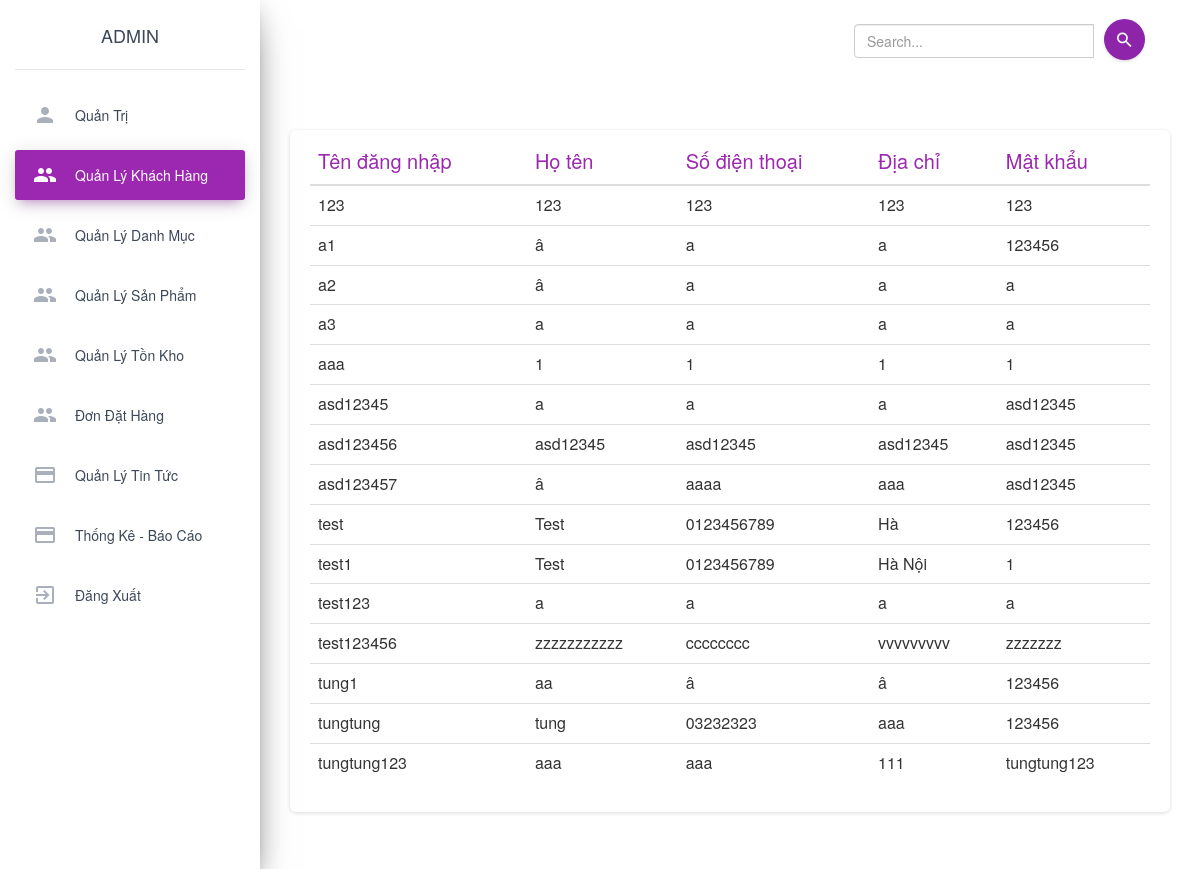
/admin/index.php?page=guess (signed in), run on the app's committed database.
### tables this page shows
CREATE TABLE `account` (
  `username` char(50) NOT NULL,
  `password` text NOT NULL,
  `name` text NOT NULL,
  `phone` text NOT NULL,
  `address` text NOT NULL,
  `type` int(11) NOT NULL
);

### admin/guess/index.php (the view, shortened to what this page needs)
<?php
  function user_rows($user_name, $pass, $name, $phone, $address){
    echo "<tr>
            <td>
              $user_name
            </td>
            <td>
              $name
            </td>
            <td>
              $phone
            </td>
            <td>
              $address
            </td>
            <td>
              $pass
            </td>
          </tr>";
  }
?>
<div class="table-responsive">
  <table class="table table-hover">
    <thead class="text-primary">
      <th style="font-size: 15pt">
        Tên đăng nhập
      </th>
      <th style="font-size: 15pt">
        Họ tên
      </th>
      <th style="font-size: 15pt">
        Số điện thoại
      </th>
      <th style="font-size: 15pt">
        Địa chỉ
      </th>
      <th style="font-size: 15pt">
        Mật khẩu
      </th>
    </thead>
    <tbody>
      <?php
        $sql =  "select * from account where type = 1";
        $query = $conn -> query($sql);
        while ($row = $query-> fetch_array()) {
          $username = $row['username'];
          $password = $row['password'];
          $name = $row['name'];
          $phone = $row['phone'];
          $address = $row['address'];
          user_rows($username, $password, $name, $phone, $address);
        }
      ?>
    </tbody>
  </table>
</div>

### data on the page
account: username "123", name "123", phone "123", address "123", password "123"
account: username "a1", name "â", phone "a", address "a", password "123456"
account: username "a2", name "â", phone "a", address "a", password "a"
account: username "a3", name "a", phone "a", address "a", password "a"
account: username "aaa", name "1", phone "1", address "1", password "1"
account: username "asd12345", name "a", phone "a", address "a", password "asd12345"
account: username "asd123456", name "asd12345", phone "asd12345", address "asd12345", password "asd12345"
account: username "asd123457", name "â", phone "aaaa", address "aaa", password "asd12345"
account: username "test", name "Test", phone "0123456789", address "Hà", password "123456"
account: username "test1", name "Test", phone "0123456789", address "Hà Nội", password "1"
account: username "test123", name "a", phone "a", address "a", password "a"
account: username "test123456", name "zzzzzzzzzzz", phone "cccccccc", address "vvvvvvvvv", password "zzzzzzz"
account: username "tung1", name "aa", phone "â", address "â", password "123456"
account: username "tungtung", name "tung", phone "03232323", address "aaa", password "123456"
account: username "tungtung123", name "aaa", phone "aaa", address "111", password "tungtung123"

### other printed values
$_SESSION['name'] "ADMIN"
